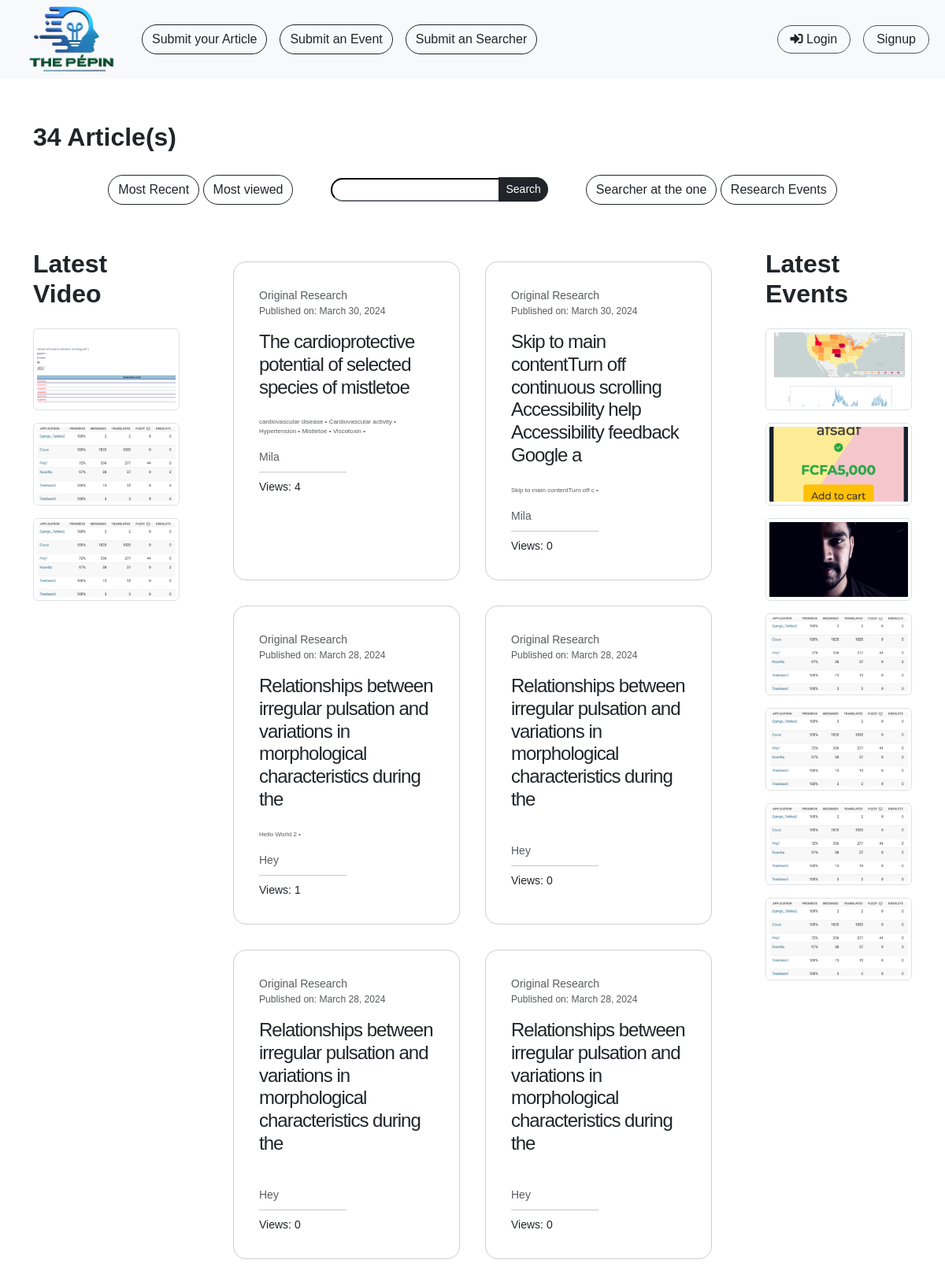
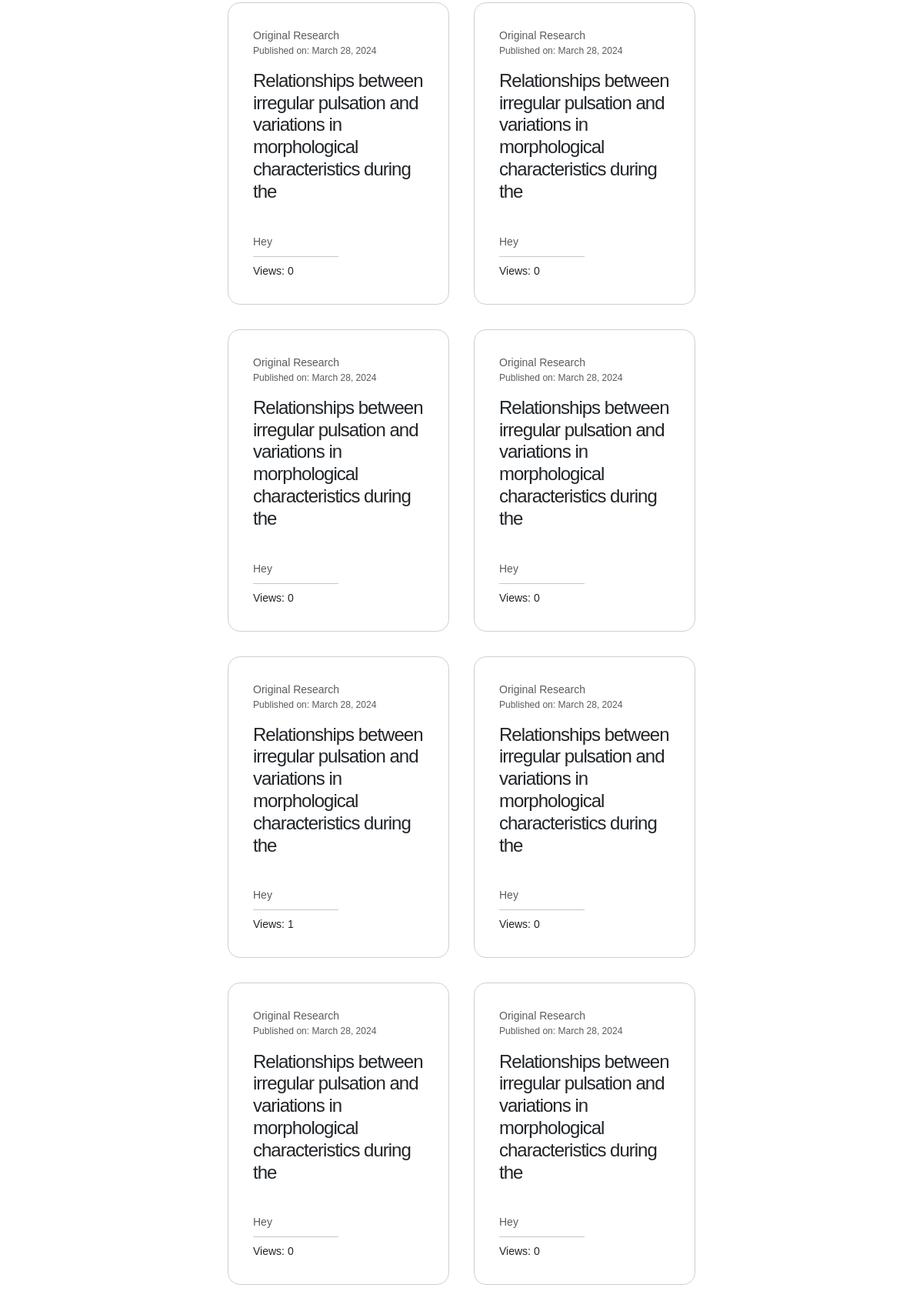
The page / (upper part) on the database its author committed (2 pictures, top to bottom).
### base/models.py (models this page shows, shortened)
class Searcher(models.Model):
    user = models.ForeignKey(User, on_delete=models.CASCADE, null=False)
    title = models.CharField(max_length=255, null=False, blank=False)
    name_of_researcher = models.CharField(max_length=255, null=False, blank=False)
    uploaded_on = models.DateTimeField(auto_now_add=True)
    video_url = models.URLField(null=False, blank=False, default="https://www.youtube.com/", help_text="Please Upload your Video on Youtube and Paste Link here...")
    thumbnail = models.ImageField(upload_to="searcher_thumb", null=False, blank=False)

class Article(models.Model):
    title = models.CharField(max_length=255)
    user = models.ForeignKey('User', on_delete=models.CASCADE, related_name='articleUser', blank=False)
    article_type = models.ForeignKey('ArticleType', on_delete=models.CASCADE, related_name='articlestype', blank=True)
    resources = models.ManyToManyField('Resources', related_name='articles', blank=True)
    description = models.TextField()
    disclaimer = models.TextField(blank=True)
    copyright = models.TextField(blank=True)
    reviewed_by = models.ForeignKey(User, on_delete=models.CASCADE, related_name='reviewed_articles', blank=True, null=True)
    edited_by = models.ForeignKey(User, on_delete=models.CASCADE, related_name='edited_articles', blank=True, null=True)
    received_date = models.DateField(blank=True, null=True, auto_now_add=True)
    accepted_date = models.DateField(blank=True, null=True)
    published_date = models.DateField(blank=True, null=True, auto_now_add=True)
    keywords = models.ManyToManyField('Keyword', related_name='articles', blank=True)
    institution = models.ForeignKey('Institution', related_name='institution_articles', on_delete=models.CASCADE, blank=True)
    views=  models.PositiveIntegerField(null=False, blank=False, default=0)

class ArticleType(models.Model):
    name = models.CharField(max_length=100, unique=True)
    def __str__(self) -> str:
        return self.name

class Keyword(models.Model):
    name = models.CharField(max_length=100, unique=True)

class Institution(models.Model):
    name = models.CharField(max_length=255)
    def __str__(self) -> str:
        return self.name

class Event(models.Model):
    user = models.ForeignKey(User, on_delete=models.CASCADE, null=False)
    owner_or_institution_name = models.CharField(_("owner_or_institution_name"), max_length=250, null=False, blank=False, default='admin')
    title = models.CharField(_("title"), max_length=250, null=False, blank=False)
    short_description = models.TextField(_("short_description"), null=False, blank=False)
    cover_image = models.ImageField(_("cover_image"), upload_to="base/culture_cover/", null=True, blank=True)
    description = models.TextField(_("description"), null=False, blank=False)
    date = models.DateField(_("date"), null=False, blank=False)
    location = models.CharField(_("location"), max_length=255, null=True, blank=True)
    link_to_orignal = models.URLField(_("link_to_orignal"), max_length=1000)

### base/views.py (the view)
# urls.py: path('', views.homepage_view, name="homepage_view"),
def homepage_view(request):
    all_articles = None
    sort = request.GET.get('sort') if request.GET.get('sort') != None else 'recent'
    if sort=='recent':
        all_articles = Article.objects.all().order_by('-published_date')
        all_videos = Searcher.objects.all().order_by('-uploaded_on')
        all_events = Event.objects.all().order_by('-date')
    elif sort=='viewed':
        all_articles = Article.objects.all().order_by('-views')
        all_videos = Searcher.objects.all().order_by('-uploaded_on')
        all_events = Event.objects.all().order_by('-date')
    else:
        all_articles = Article.objects.filter(title__contains=sort)
        all_videos = Searcher.objects.filter(title__contains=sort)
        all_events = Event.objects.filter(title__contains=sort)
    context = {
        'all_articles':all_articles,
        'all_videos':all_videos,
        'all_events':all_events,
    }
    return render(request, 'base/homepage.html', context)

### base/templatetags/customfilters.py (called while the page is built)
@register.filter
def to_embed(value):
    try:
        value = value.replace("/watch","/embed")
    except:
        value = value
    return value

### templates/base/homepage.html (shortened to what this page needs)
{% extends "base/base.html" %}
{% load customfilters %}
{% block content %}
<div class="main_all_articles container mx-auto my-5">
<span class="fw-bold fs-2 ariel">{{all_articles|length}} Article(s)</span>
<div class="all_filters mt-3 d-flex justify-content-center flex-wrap align-items-center">
    <div class="text-center left_filters mx-sm-4">
        <a class="btn active rounded-pill my-2 " href="{% url 'homepage_view' %}?sort=recent">Most Recent</a>
        <a class="btn active rounded-pill my-2 " href="{% url 'homepage_view' %}?sort=viewed">Most viewed</a>
    </div>
    <form class="text-center mx-sm-4 my-sm-2  d-flex justify-content-center align-items-center " method="GET" action="{% url 'homepage_view' %}" >
    <input name="sort" type="text" class="rounded-start-pill border-end-0 border-dark">
    <button type="submit" class="btn btn-sm rounded-end-pill btn-dark">Search</button>
</form>
<div class="other__links mx-sm-4 text-center">
    <a class=" my-2 btn active rounded-pill" href="{% url 'searcher' %}?sort=viewed">Searcher at the one</a>
    <a class=" my-2 btn active rounded-pill" href="{% url 'events' %}?sort=viewed">Research Events</a>
</div>
</div>
<div class="d-flex flex-wrap main_hp__block">
{% if all_videos %}
<div class="all_videos my-5">
    <h2 class="fw-bold mb-3">Latest Video</h2>
    <div class="min_all_videos">
        {% for post in all_videos %}
        {% if post.thumbnail %}
            <img class="w-100 rounded my-2 img-thumbnail img_hover_bg" src={{post.thumbnail.url}} data-id="{{post.id}}" data-bs-toggle="modal" data-src="{{post.video_url}}" data-bs-target="#videoModal{{post.id}}" alt="">
        {% endif %}
        {% endfor %}
    </div>
</div>
{% endif %}
<div class="all_articles_container my-5 ">
    {% for article in all_articles %}
    <a class="article_card text-dark no_underline" href="{% url 'article_view' article.id %}">
        <small class="my-0 text-muted">{{article.article_type}}</small>
        <small class="text-muted published_date_of_article">Published on: {{article.published_date}}</small>
        <span class="h4 art__headline">{{article.title | slice:"0:100" }}</span>
        <small class="article_keywords text-muted">
            {% for keyword in article.keywords.all|slice:":6" %}
                {{ keyword.name }} •
            {% endfor %}
        </small>
        <small class="my-0 text-muted">{{article.institution}}</small>
        <hr class="my-2 w-50">
        <small class="my-0">Views: {{article.views}}</small>
    </a>
    {% endfor %}
</div>
{% if all_events %}
<div class="all_events my-5">
    <h2 class="fw-bold mb-3">Latest Events</h2>
    <div class="min_all_events">
        {% for post in all_events %}
        {% if post.cover_image %}
        <a href="{% url 'event_post' post.id %}">
            <img class="w-100 rounded my-2 img-thumbnail img_hover_bg" src={{post.cover_image.url}} alt="">
        </a>
        {% endif %}
        {% endfor %}
    </div>
</div>
{% endif %}
</div>
</div>
{% endblock content %}

### static/base/css/style.css (style rules this page uses)
:root { --grey-color: rgb(85, 85, 85); --lgrey-color:rgb(230, 230, 230); --green-color: #00ab50; --light-blue-color: rgb(48, 205, 253); --dark-blue-color: #3578E4; }
body { font-family: "Dosis", sans-serif !important; font-optical-sizing: auto; font-weight: normal; font-style: normal; box-sizing: border-box; }
.ariel { font-family: Helvetica, Verdana, Arial, sans-serif !important; }
.no_underline { text-decoration: none; }
.article_card { display: flex; flex-direction: column; justify-content: flex-start; max-width: 18rem; }
.article_card>* { margin: 1rem 0; }
.article_card .article_keywords { font-size: 0.5rem; }
.all_articles_container { display: flex; align-items: stretch; flex-wrap: wrap; justify-content: center; }
.article_card { cursor: pointer; border: 1px solid rgb(207, 207, 207); border-radius: 1rem; padding: 2rem 2rem; margin: 1rem 1rem; width: 18rem; }
.article_card .published_date_of_article { margin-bottom: 1rem; margin-top:0; font-size: 0.756rem; }
.article_card .art__headline { letter-spacing:-1px; }
.all_videos { flex:20 }
.all_articles_container { flex:80 }
.all_events { flex:20 }
.img_hover_bg { aspect-ratio: 16/9; object-fit: cover; border-radius: 1rem; }

### rows shown on the page
Searcher: thumbnail (picture)
Searcher: thumbnail (picture)
Searcher: thumbnail (picture)
Article: article_type "Original Research", published_date "March 30, 2024", title "The cardioprotective potential of selected species of mistletoe", institution "Mila", views "4"
Keyword: name "cardiovascular disease"
Keyword: name "Cardiovascular activity"
Keyword: name "Hypertension"
Keyword: name "Mistletoe"
Keyword: name "Viscotoxin"
Article: article_type "Original Research", published_date "March 30, 2024", title "Skip to main contentTurn off continuous scrolling Accessibility help Accessibility feedback Google a", institution "Mila", views "0"
Keyword: name "Skip to main contentTurn off c"
Article: article_type "Original Research", published_date "March 28, 2024", title "Relationships between irregular pulsation and variations in morphological characteristics during the", institution "Hey", views "1"
Keyword: name "Hello World 2"
Article: article_type "Original Research", published_date "March 28, 2024", title "Relationships between irregular pulsation and variations in morphological characteristics during the", institution "Hey", views "0"
Article: article_type "Original Research", published_date "March 28, 2024", title "Relationships between irregular pulsation and variations in morphological characteristics during the", institution "Hey", views "0"
Article: article_type "Original Research", published_date "March 28, 2024", title "Relationships between irregular pulsation and variations in morphological characteristics during the", institution "Hey", views "0"
Article: article_type "Original Research", published_date "March 28, 2024", title "Relationships between irregular pulsation and variations in morphological characteristics during the", institution "Hey", views "0"
Article: article_type "Original Research", published_date "March 28, 2024", title "Relationships between irregular pulsation and variations in morphological characteristics during the", institution "Hey", views "0"
Article: article_type "Original Research", published_date "March 28, 2024", title "Relationships between irregular pulsation and variations in morphological characteristics during the", institution "Hey", views "0"
Article: article_type "Original Research", published_date "March 28, 2024", title "Relationships between irregular pulsation and variations in morphological characteristics during the", institution "Hey", views "0"
Article: article_type "Original Research", published_date "March 28, 2024", title "Relationships between irregular pulsation and variations in morphological characteristics during the", institution "Hey", views "1"
Article: article_type "Original Research", published_date "March 28, 2024", title "Relationships between irregular pulsation and variations in morphological characteristics during the", institution "Hey", views "0"
Article: article_type "Original Research", published_date "March 28, 2024", title "Relationships between irregular pulsation and variations in morphological characteristics during the", institution "Hey", views "0"
Article: article_type "Original Research", published_date "March 28, 2024", title "Relationships between irregular pulsation and variations in morphological characteristics during the", institution "Hey", views "0"
Event: cover_image (picture)
Event: cover_image (picture)
Event: cover_image (picture)
Event: cover_image (picture)
Event: cover_image (picture)
Event: cover_image (picture)
Event: cover_image (picture)

### other values the page prints
{{ all_articles|length }} "34"
